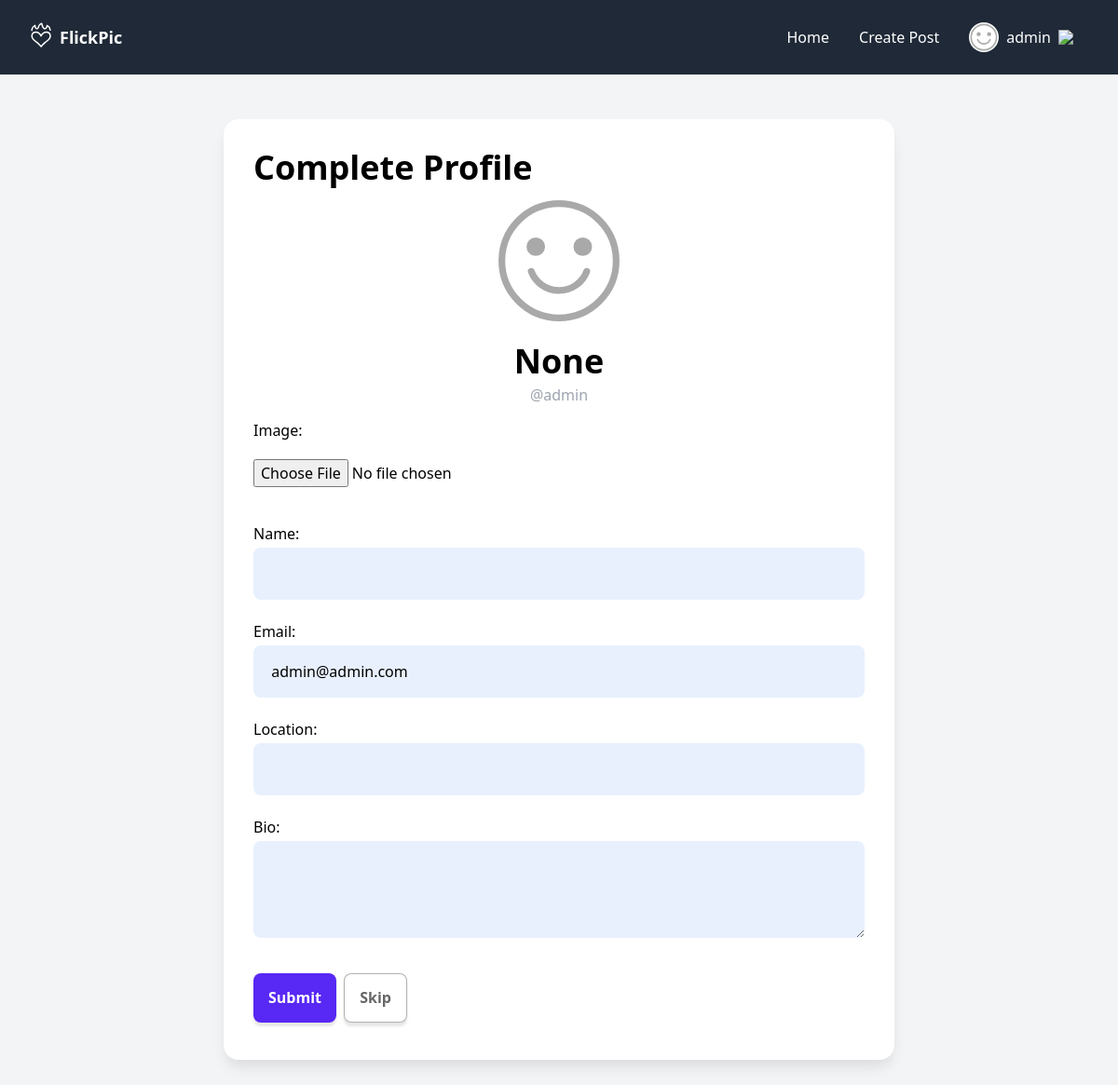
/profile/onboarding/ (signed in), run on an earlier commit of the app's database.
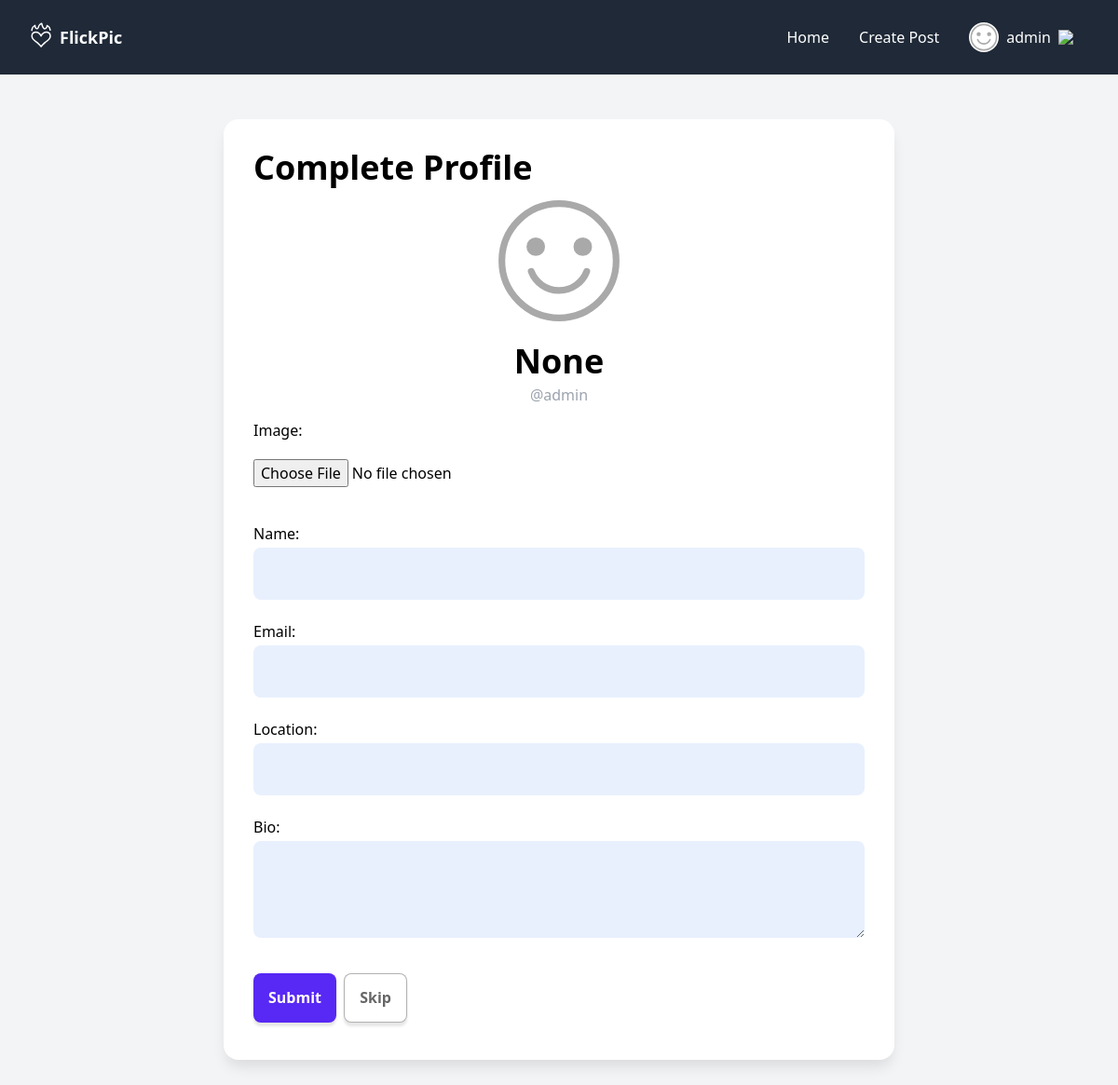
And on a later commit of the database.
### users/models.py (models this page shows, shortened)
class Profile(models.Model):
    user = models.OneToOneField(User, on_delete=models.CASCADE)
    image = models.ImageField(upload_to='avatars/', blank=True, null=True)
    realname = models.CharField(max_length=20, blank=True, null=True)
    email = models.EmailField(unique=True, null=True)
    location = models.CharField(max_length=30, blank=True, null=True)
    bio = models.TextField(blank=True, null=True)
    created = models.DateTimeField(auto_now_add=True)
    @property
    def get_avatar(self):
        try:
            avatar_url = self.image.url
        except:
            avatar_url = static('images/avatar_default.svg')
        return avatar_url

### users/views.py (the view)
# urls.py: path('profile/onboarding/', profile_edit_view, name='profile_onboarding'),
@login_required
def profile_edit_view(request):
    form = ProfileForm(instance=request.user.profile)
    if request.method == 'POST':
        form = ProfileForm(request.POST, request.FILES, instance=request.user.profile)
        if form.is_valid():
            form.save()
            return redirect('profile')
    if request.path == reverse('profile_onboarding'):
        template = 'users/profile_onboarding.html'
    else:
        template = 'users/profile_edit.html'
    return render(request, template, {'form': form})

### users/forms.py
class ProfileForm(ModelForm):
    class Meta:
        model = Profile
        exclude = ['user']
        labels = {
            'avatar': 'Profile Picture',
            'realname': 'Name'
        }
        widgets = {
            'bio': forms.Textarea(attrs={'rows': 3}),
            'image': forms.FileInput()
        }

### templates/users/profile_onboarding.html (shortened to what this page needs)
{% extends "layouts/c.html" %}
{% block content %}
<h1 class="mb-2">Complete Profile</h1>
<div class="text-center flex flex-col items-center">
    <img id="avatar" class="w-36 h-36 rounded-full object-cover mb-4" src="{{user.profile.get_avatar}}" />
    <div class="text-center max-w-md">
        <h1 id="realname">{{user.profile.realname}}</h1>
        <div class="text-gray-400 mb-2 -mt-3">@{{user.username}}</div>
    </div>
</div>
<form method="POST" enctype="multipart/form-data">
    {{form.as_p}}
    <button type="submit" >Submit</button>
    <a class="button secondaryAction ml-1" href="{{request.META.HTTP_REFERER}}">Skip</a>
</form>
{% endblock %}

### templates/layouts/c.html (shortened to what this page needs)
{% extends "base.html" %}
{% block layout %}
<content class="block max-w-3xl mx-auto my-12 px-6">
<div class="card p-8 !pb-10">
    {% block content %}
    {% endblock %}
</div>
</content>
{% endblock %}

### templates/base.html (shortened to what this page needs)
<!DOCTYPE html>
<html lang="en">
<head>
    <script src="https://cdn.tailwindcss.com"></script>
</head>
<body class="bg-gray-100 {% block class %}{% endblock  %}">
{% include "includes/header.html" %}
{% block layout %}{% endblock  %}
</body>
</html>

### templates/includes/header.html (shortened to what this page needs)
{% load static %}
<header x-data="{ mobilenavOpen: false }" class="md:flex items-center justify-between [&>*]:px-8 bg-gray-800 h-20 text-white sticky top-0 z-40">
    <div class="flex items-center justify-between h-20">
        <logo>
            <a class="flex items-center gap-1" href="/">
                <img class="w-6 mr-1 -mt-1" src="{% static "images/fireheart_white.svg" %}"/>
                <span class="text-lg font-bold">FlickPic</span>
            </a>
        </logo>
    </div>
    <nav x-show="mobilenavOpen" x-cloak class="md:!block bg-gray-800 h-screen w-screen md:h-auto md:w-auto -mt-20 md:mt-0 absolute md:relative z-[-1]"
    x-transition:enter="duration-300 ease-out"
    x-transition:enter-start="opacity-0 -translate-y-96"
    x-transition:enter-end="opacity-100 translate-y-0">
        <ul class="flex items-center navitems flex-col md:flex-row gap-8 md:gap-0 justify-center h-full -translate-y-10 md:translate-y-0">
            {% if user.is_authenticated %}
            <li><a href="/">Home</a></li>
            <li><a href="{% url "create_post" %}">Create Post</a></li>
            <li x-data="{ dropdownOpen: false }" class="relative">
                <a @click="dropdownOpen = !dropdownOpen" @click.away="dropdownOpen = false" class="cursor-pointer select-none">
                    <img class="h-8 w-8 rounded-full object-cover" src="{{user.profile.get_avatar}}"/>
                    {% if user.profile.realname %}
                    {{user.profile.realname}}
                    {% else %}
                    {{user.username}}
                    {% endif %}
                    <img x-bind:class="dropdownOpen && 'rotate-180 duration-300'" class="w-4" src="https://img.icons8.com/small/32/777777/expand-arrow.png"/>
                </a>
            </li>
            {% else %}
            <li><a href="{% url "account_login" %}">Login</a></li>
            <li><a href="{% url "account_signup" %}">Register</a></li>
            {% endif %}
        </ul>
    </nav>
</header>

### templates/base.html (style rules this page uses)
:root { --primary: rgb(88, 40, 244); --primary-hover: rgb(69, 29, 200); --black: #1f2937; --font1: 'Lobster', sans-serif; }
h1 { @apply text-4xl font-bold mb-4 }
.button, button, [type='submit'], [type='button'] { display: inline-flex; flex-wrap: wrap; align-items: center; justify-content: center; flex-shrink: 0; text-align: center; border-radius: 0.5rem; cursor: pointer; padding: 0 1rem; min-height: 3.3rem; font-weight: 600; box-shadow: 0 4px 3px rgba(0, 0, 0, 0.1); transition-property: transform; transition-duration: .2s; color: white; background-color: var(--primary); width: fit-content; }
.secondaryAction { background-color: white; color: rgba(0, 0, 0, 0.6); border: 1px solid rgba(0, 0, 0, 0.3); }
.navitems>li>a { @apply flex items-center gap-2 h-12 px-4 hover:bg-gray-700 rounded-lg; }
.card { display: flex; flex-direction: column; overflow: hidden; position: relative; border-radius: 1rem; box-shadow: 0 10px 15px -3px rgba(0,0,0,0.1); margin-bottom: 2rem; background-color: white; padding-bottom: 1rem; width: 100%; }
html, body { margin: 0; min-height: 100%; }
p { margin-bottom: 1rem; }
label, input { display: inline-block; }
form p label { width: 7rem; }
label { margin: 6px 0 3px; }
input, textarea { width: 100%; }
input[type="file"], select { background-color: white; padding-left: 0; }
.textarea, textarea { margin-bottom: 1rem; }
.textarea, textarea, input { border-radius: 0.5rem; padding: 1rem 1.2rem; background-color: rgba(232, 240, 254, 1); }

What changed in the data, as far as the page shows it:
changed Profile: email "admin@admin.com" → (not shown)
